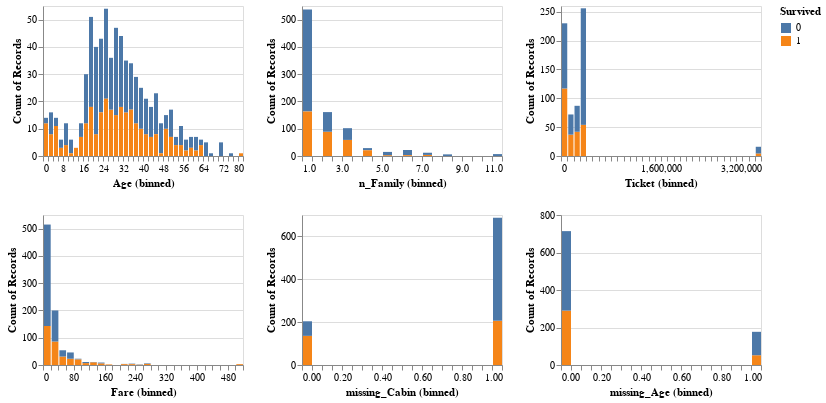

The code cell stored with this chart in its notebook:
### Markdown cell above
# EDA

### Code cell
alt.Chart(train_df).mark_bar().encode(
    alt.X(alt.repeat(), type='quantitative', bin=alt.Bin(maxbins=40)),
    y='count()',
    fill='Survived'
).properties(
    width=200,
    height=150
).repeat(
    ['Age', 'n_Family', 'Ticket', 'Fare', 'missing_Cabin', 'missing_Age'],
    columns=3
)

### Figure 1 — Vega-Lite specification as saved in the notebook (floating-point values rounded to 4 significant figures; data arrays with more than 128 entries replaced by an {"elided": "..."} marker saying what was removed)
{"$schema": "https://vega.github.io/schema/vega-lite/v4.8.1.json", "columns": 3, "config": {"view": {"continuousHeight": 300, "continuousWidth": 400}}, "datasets": {"data-b999105c0ef182bee607be70694e6773": {"elided": "891 records"}}, "repeat": ["Age", "n_Family", "Ticket", "Fare", "missing_Cabin", "missing_Age"], "spec": {"data": {"name": "data-b999105c0ef182bee607be70694e6773"}, "encoding": {"fill": {"field": "Survived", "type": "nominal"}, "x": {"bin": {"maxbins": 40}, "field": {"repeat": "repeat"}, "type": "quantitative"}, "y": {"aggregate": "count", "type": "quantitative"}}, "height": 150, "mark": "bar", "width": 200}}
